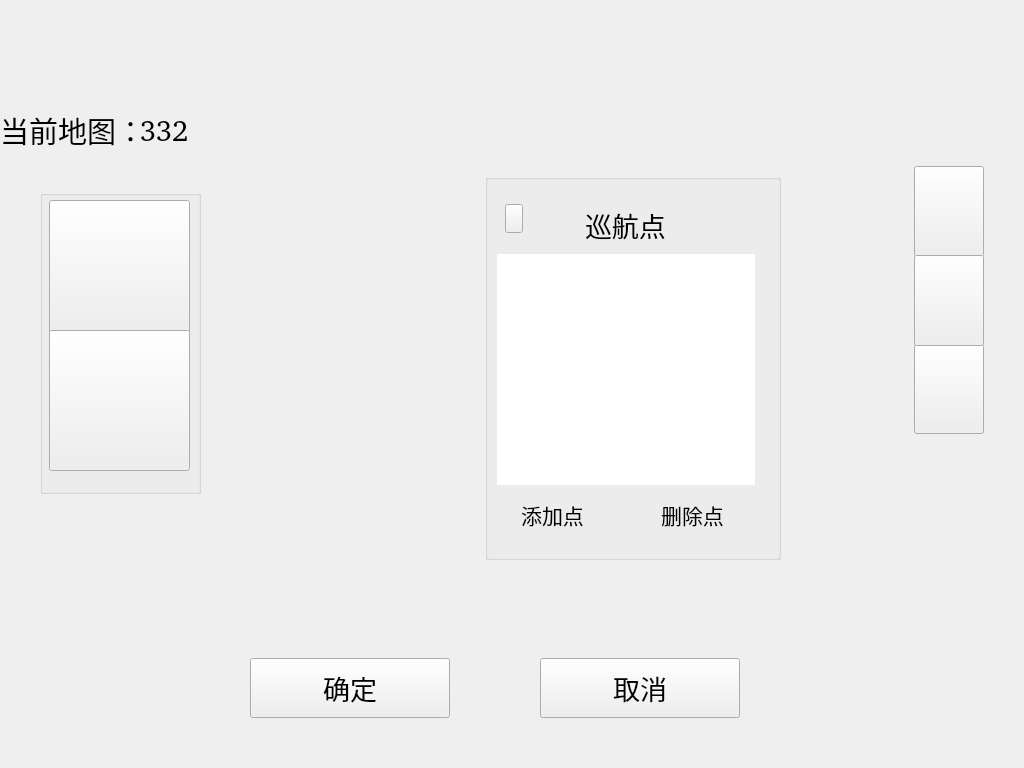
<?xml version="1.0" encoding="UTF-8"?>
<ui version="4.0">
 <class>ShowMap</class>
 <widget class="QWidget" name="ShowMap">
  <property name="geometry">
   <rect>
    <x>0</x>
    <y>0</y>
    <width>1024</width>
    <height>768</height>
   </rect>
  </property>
  <property name="windowTitle">
   <string>ShowMap</string>
  </property>
  <widget class="QLabel" name="currentMapLabel">
   <property name="geometry">
    <rect>
     <x>0</x>
     <y>110</y>
     <width>141</width>
     <height>41</height>
    </rect>
   </property>
   <property name="font">
    <font>
     <family>A思源黑体—05</family>
     <pointsize>22</pointsize>
    </font>
   </property>
   <property name="text">
    <string>当前地图：</string>
   </property>
  </widget>
  <widget class="QPushButton" name="cancelButton">
   <property name="geometry">
    <rect>
     <x>540</x>
     <y>658</y>
     <width>200</width>
     <height>60</height>
    </rect>
   </property>
   <property name="font">
    <font>
     <family>A思源黑体—04</family>
     <pointsize>20</pointsize>
    </font>
   </property>
   <property name="styleSheet">
    <string notr="true">QPushButton{border-image: url(:/new/prefix1/image/cancel.png)}
QPushButton:hover{border-image: url(:/new/prefix1/image/cancel.png)}
QPushButton:pressed{border-image: url(:/new/prefix1/image/cancel1.png)}</string>
   </property>
   <property name="text">
    <string>取消</string>
   </property>
  </widget>
  <widget class="QPushButton" name="resetBoardButton">
   <property name="geometry">
    <rect>
     <x>914</x>
     <y>344</y>
     <width>70</width>
     <height>90</height>
    </rect>
   </property>
   <property name="styleSheet">
    <string notr="true">QPushButton{border-image: url(:/new/prefix1/image/reset.png)}
QPushButton:hover{border-image: url(:/new/prefix1/image/reset.png)}
QPushButton:pressed{border-image: url(:/new/prefix1/image/reset1.png)}</string>
   </property>
   <property name="text">
    <string/>
   </property>
  </widget>
  <widget class="QPushButton" name="addBoardButton">
   <property name="geometry">
    <rect>
     <x>914</x>
     <y>166</y>
     <width>70</width>
     <height>91</height>
    </rect>
   </property>
   <property name="styleSheet">
    <string notr="true">QPushButton{border-image: url(:/new/prefix1/image/add.png)}
QPushButton:hover{border-image: url(:/new/prefix1/image/add.png)}
QPushButton:pressed{border-image: url(:/new/prefix1/image/add1.png)}</string>
   </property>
   <property name="text">
    <string/>
   </property>
  </widget>
  <widget class="QPushButton" name="okButton">
   <property name="geometry">
    <rect>
     <x>250</x>
     <y>658</y>
     <width>200</width>
     <height>60</height>
    </rect>
   </property>
   <property name="font">
    <font>
     <family>A思源黑体—04</family>
     <pointsize>20</pointsize>
    </font>
   </property>
   <property name="autoFillBackground">
    <bool>false</bool>
   </property>
   <property name="styleSheet">
    <string notr="true">QPushButton{border-image: url(:/new/prefix1/image/ok.png)}
QPushButton:hover{border-image: url(:/new/prefix1/image/ok.png)}
QPushButton:pressed{border-image: url(:/new/prefix1/image/ok1.png)}</string>
   </property>
   <property name="text">
    <string>确定</string>
   </property>
  </widget>
  <widget class="QPushButton" name="lessBoardButton">
   <property name="geometry">
    <rect>
     <x>914</x>
     <y>255</y>
     <width>70</width>
     <height>91</height>
    </rect>
   </property>
   <property name="styleSheet">
    <string notr="true">QPushButton{border-image: url(:/new/prefix1/image/less.png)}
QPushButton:hover{border-image: url(:/new/prefix1/image/less.png)}
QPushButton:pressed{border-image: url(:/new/prefix1/image/less1.png)}</string>
   </property>
   <property name="text">
    <string/>
   </property>
  </widget>
  <widget class="QLabel" name="mapIndexLabel">
   <property name="geometry">
    <rect>
     <x>140</x>
     <y>110</y>
     <width>141</width>
     <height>41</height>
    </rect>
   </property>
   <property name="font">
    <font>
     <family>A思源黑体—05</family>
     <pointsize>22</pointsize>
    </font>
   </property>
   <property name="text">
    <string>332</string>
   </property>
  </widget>
  <widget class="QGroupBox" name="cruiseGroupBox">
   <property name="geometry">
    <rect>
     <x>485</x>
     <y>174</y>
     <width>296</width>
     <height>386</height>
    </rect>
   </property>
   <property name="styleSheet">
    <string notr="true">#cruiseGroupBox
{
	border-image: url(:/new/prefix1/image/group4.png);
}</string>
   </property>
   <property name="title">
    <string/>
   </property>
   <widget class="QPushButton" name="addItemButton">
    <property name="geometry">
     <rect>
      <x>30</x>
      <y>325</y>
      <width>75</width>
      <height>31</height>
     </rect>
    </property>
    <property name="font">
     <font>
      <family>A思源黑体—04</family>
      <pointsize>16</pointsize>
     </font>
    </property>
    <property name="styleSheet">
     <string notr="true">background-color:transparent;</string>
    </property>
    <property name="text">
     <string>添加点</string>
    </property>
    <property name="flat">
     <bool>true</bool>
    </property>
   </widget>
   <widget class="QPushButton" name="lessItemButton">
    <property name="geometry">
     <rect>
      <x>170</x>
      <y>325</y>
      <width>75</width>
      <height>31</height>
     </rect>
    </property>
    <property name="font">
     <font>
      <family>A思源黑体—04</family>
      <pointsize>16</pointsize>
     </font>
    </property>
    <property name="styleSheet">
     <string notr="true">background-color:transparent;</string>
    </property>
    <property name="text">
     <string>删除点</string>
    </property>
    <property name="flat">
     <bool>true</bool>
    </property>
   </widget>
   <widget class="QListWidget" name="listWidget">
    <property name="geometry">
     <rect>
      <x>12</x>
      <y>80</y>
      <width>258</width>
      <height>231</height>
     </rect>
    </property>
    <property name="font">
     <font>
      <family>A思源黑体—05</family>
      <pointsize>20</pointsize>
     </font>
    </property>
    <property name="frameShape">
     <enum>QFrame::NoFrame</enum>
    </property>
    <property name="verticalScrollBarPolicy">
     <enum>Qt::ScrollBarAlwaysOff</enum>
    </property>
    <property name="horizontalScrollBarPolicy">
     <enum>Qt::ScrollBarAlwaysOff</enum>
    </property>
    <property name="alternatingRowColors">
     <bool>true</bool>
    </property>
   </widget>
   <widget class="QPushButton" name="cruiseGroupBox_returnBtn">
    <property name="geometry">
     <rect>
      <x>20</x>
      <y>30</y>
      <width>18</width>
      <height>29</height>
     </rect>
    </property>
    <property name="styleSheet">
     <string notr="true">border-image: url(:/new/prefix1/image//return.png);</string>
    </property>
    <property name="text">
     <string/>
    </property>
   </widget>
   <widget class="QLabel" name="cruiseLabel">
    <property name="geometry">
     <rect>
      <x>100</x>
      <y>30</y>
      <width>81</width>
      <height>41</height>
     </rect>
    </property>
    <property name="font">
     <font>
      <family>A思源黑体—05</family>
      <pointsize>20</pointsize>
     </font>
    </property>
    <property name="text">
     <string>巡航点</string>
    </property>
   </widget>
  </widget>
  <widget class="QGroupBox" name="groupBox">
   <property name="geometry">
    <rect>
     <x>40</x>
     <y>190</y>
     <width>161</width>
     <height>304</height>
    </rect>
   </property>
   <property name="styleSheet">
    <string notr="true">#groupBox
{
	border-image: url(:/new/prefix1/image/group.png);
}</string>
   </property>
   <property name="title">
    <string/>
   </property>
   <widget class="QPushButton" name="autoButton">
    <property name="geometry">
     <rect>
      <x>9</x>
      <y>10</y>
      <width>141</width>
      <height>134</height>
     </rect>
    </property>
    <property name="styleSheet">
     <string notr="true">QPushButton{border-image: url(:/new/prefix1/image/aout.png)}
QPushButton:hover{border-image: url(:/new/prefix1/image/aout.png)}
QPushButton:pressed{border-image: url(:/new/prefix1/image/aout1.png)}</string>
    </property>
    <property name="text">
     <string/>
    </property>
   </widget>
   <widget class="QPushButton" name="manualButton">
    <property name="geometry">
     <rect>
      <x>9</x>
      <y>140</y>
      <width>141</width>
      <height>141</height>
     </rect>
    </property>
    <property name="styleSheet">
     <string notr="true">QPushButton{border-image: url(:/new/prefix1/image/manual.png)}
QPushButton:hover{border-image: url(:/new/prefix1/image/manual.png)}
QPushButton:pressed{border-image: url(:/new/prefix1/image/manual1.png)}</string>
    </property>
    <property name="text">
     <string/>
    </property>
   </widget>
  </widget>
 </widget>
 <layoutdefault spacing="6" margin="11"/>
 <resources/>
 <connections/>
</ui>
